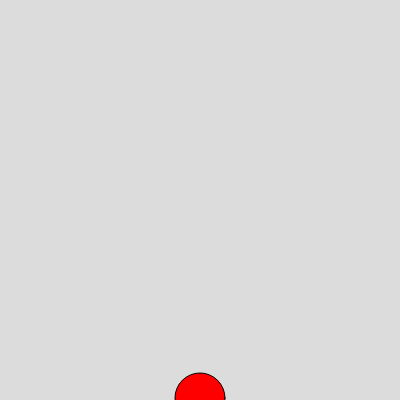
Frame 1 (no input)
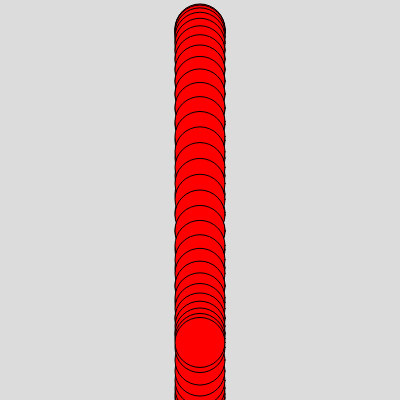
Frame 60 (no input)
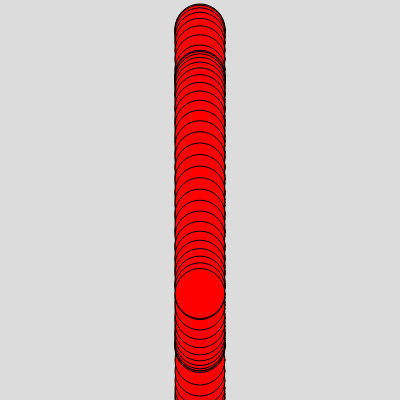
Frame 120 (the mouse pressed at the canvas centre since frame 60)

The p5.js sketch that drew these frames (run headless with seeded random() and noise() and a simulated clock; from frame 60 on, the mouse is pressed at the canvas centre):

// p5.js sketch
// ── sketch.js
//prompt) 단조화진동하는 물체 p5js 코드
//위 코드에서 진폭이 감소하는 감쇠진동 p5js 코드
//감쇠진동의 위치 y를 삼각함수를 사용하지 않고 물리 운동방정식을 활용하여 구현한 p5js 코드

let positionY; // 물체의 y 위치
let velocityY; // 물체의 y 방향 속도
let damping; // 감쇠계수
let mass; // 물체의 질량
let springConstant; // 용수철 상수

function setup() {
  createCanvas(400, 400); // 캔버스 생성 (너비: 400, 높이: 400)

  positionY = 0.5*height; // 초기 y 위치 (중앙)
  velocityY = 0; // 초기 y 방향 속도
  damping = 0.1; // 감쇠 계수
  mass = 10; // 물체의 질량
  springConstant = 0.1; // 용수철 상수
  background(220); // 배경색 설정 (연한 회색)
}

function draw() {

  // 운동 방정식을 사용하여 가속도 계산
  let force = -springConstant * positionY - damping * velocityY; // 용수철 힘과 감쇠 힘 합산
  let accelerationY = force / mass;

  // 속도 및 위치 업데이트
  velocityY += accelerationY;
  positionY += velocityY;

  // 물체 그리기
  fill(255, 0, 0); // 채우기 색상 설정 (빨강)
  ellipse(width / 2, positionY+0.5*height, 50, 50); // 원 그리기
}
